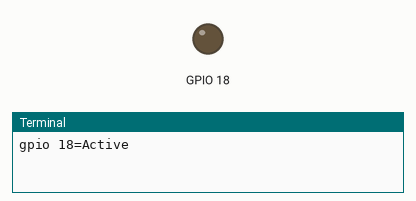
Bench run of a program on a simulated Raspberry Pi (BCM pin numbers). Shown: output pins drawn as LEDs (lit = HIGH), the last lines printed to the terminal. Dashed ring = blinking.

Above: at 1.0 s.
At 2.5 s:
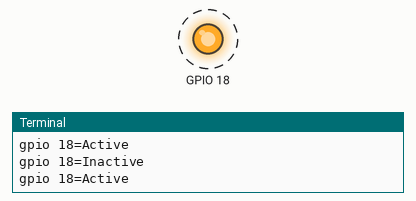
Timing chart, 0 to 4.6 s (numbered marks = the images above):
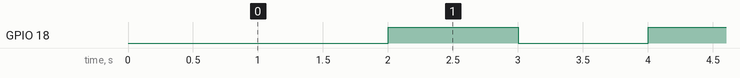

The program:

toggle_line_value.py
```python
# (licence header left out)
"""Minimal example of toggling a single line."""

import gpiod
import time

from gpiod.line import Direction, Value, Drive

LED_GPIO_CHIP ="/dev/gpiochip2"
LED_GPIO_PIN = 18

#KNEO PI on board LED
#LED_G: GPIO_2_IO_D[18]
#LED_B: GPIO_2_IO_D[19]

def toggle_value(value):
    if value == Value.INACTIVE:
        return Value.ACTIVE
    return Value.INACTIVE


def toggle_line_value(chip_path, line_offset):
    value_str = {Value.ACTIVE: "Active", Value.INACTIVE: "Inactive"}
    value = Value.ACTIVE

    with gpiod.request_lines(
        chip_path,
        consumer="toggle-line-value",
        config={
            line_offset: gpiod.LineSettings(
                direction=Direction.OUTPUT
            )
        },
    ) as request:
        try:
            while True:
                print("gpio {}={}".format(line_offset, value_str[value]))
                time.sleep(1)
                value = toggle_value(value)
                request.set_value(line_offset, value)
        except KeyboardInterrupt:
            print ("\nEnd of program")


if __name__ == "__main__":
    try:
        toggle_line_value(LED_GPIO_CHIP, LED_GPIO_PIN)
    except OSError as ex:
        print(ex, "\nCustomise the example configuration to suit your situation")
```

Measured:
- by itself, GPIO 18: alternates HIGH for 1.0 s and LOW for 1.0 s
